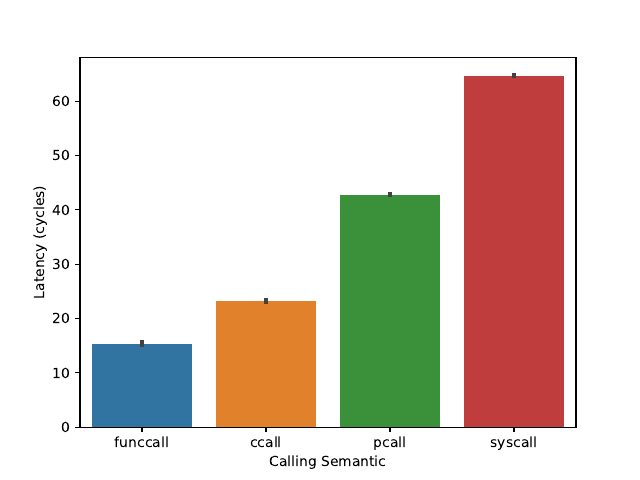

The script that saved this image:
import seaborn as sns
import pandas as pd
import matplotlib.pyplot as plt

def read_data(name, file):
    file1 = open(file)
    res = []
    for line in file1:
        if "numCycles" in line:
            splitted = line.split()
            val = int(splitted[1])
            if val < 5000:
                res.append([name, val])
    return res
data = read_data("funccall", "fcall.txt") + read_data("ccall","ccall_lat1.txt") + read_data("pcall", "pcall_empty_lat1.txt") + read_data("syscall", "syscall_empty.txt")
df = pd.DataFrame(data, columns=["Calling Semantic","Latency (cycles)"])

sns.barplot(data=df, x="Calling Semantic", y="Latency (cycles)")

plt.savefig("calling.pdf")
